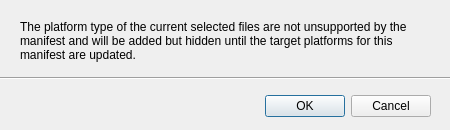
<?xml version="1.0" encoding="UTF-8"?>
<ui version="4.0">
 <class>PlatformWarningDialog</class>
 <widget class="QDialog" name="PlatformWarningDialog">
  <property name="geometry">
   <rect>
    <x>0</x>
    <y>0</y>
    <width>450</width>
    <height>130</height>
   </rect>
  </property>
  <property name="minimumSize">
   <size>
    <width>450</width>
    <height>130</height>
   </size>
  </property>
  <property name="maximumSize">
   <size>
    <width>460</width>
    <height>150</height>
   </size>
  </property>
  <property name="windowTitle">
   <string>Warning</string>
  </property>
  <widget class="QDialogButtonBox" name="buttonBox">
   <property name="geometry">
    <rect>
     <x>90</x>
     <y>90</y>
     <width>341</width>
     <height>32</height>
    </rect>
   </property>
   <property name="orientation">
    <enum>Qt::Horizontal</enum>
   </property>
   <property name="standardButtons">
    <set>QDialogButtonBox::Cancel|QDialogButtonBox::Ok</set>
   </property>
  </widget>
  <widget class="QLabel" name="warningLabel">
   <property name="geometry">
    <rect>
     <x>20</x>
     <y>10</y>
     <width>411</width>
     <height>61</height>
    </rect>
   </property>
   <property name="text">
    <string>The platform type of the current selected files are not unsupported by the manifest and will be added but hidden until the target platforms for this manifest are updated.</string>
   </property>
   <property name="wordWrap">
    <bool>true</bool>
   </property>
  </widget>
  <widget class="Line" name="line">
   <property name="geometry">
    <rect>
     <x>0</x>
     <y>70</y>
     <width>451</width>
     <height>16</height>
    </rect>
   </property>
   <property name="orientation">
    <enum>Qt::Horizontal</enum>
   </property>
  </widget>
 </widget>
 <resources/>
 <connections>
  <connection>
   <sender>buttonBox</sender>
   <signal>accepted()</signal>
   <receiver>PlatformWarningDialog</receiver>
   <slot>accept()</slot>
   <hints>
    <hint type="sourcelabel">
     <x>248</x>
     <y>254</y>
    </hint>
    <hint type="destinationlabel">
     <x>157</x>
     <y>274</y>
    </hint>
   </hints>
  </connection>
  <connection>
   <sender>buttonBox</sender>
   <signal>rejected()</signal>
   <receiver>PlatformWarningDialog</receiver>
   <slot>reject()</slot>
   <hints>
    <hint type="sourcelabel">
     <x>316</x>
     <y>260</y>
    </hint>
    <hint type="destinationlabel">
     <x>286</x>
     <y>274</y>
    </hint>
   </hints>
  </connection>
 </connections>
</ui>
